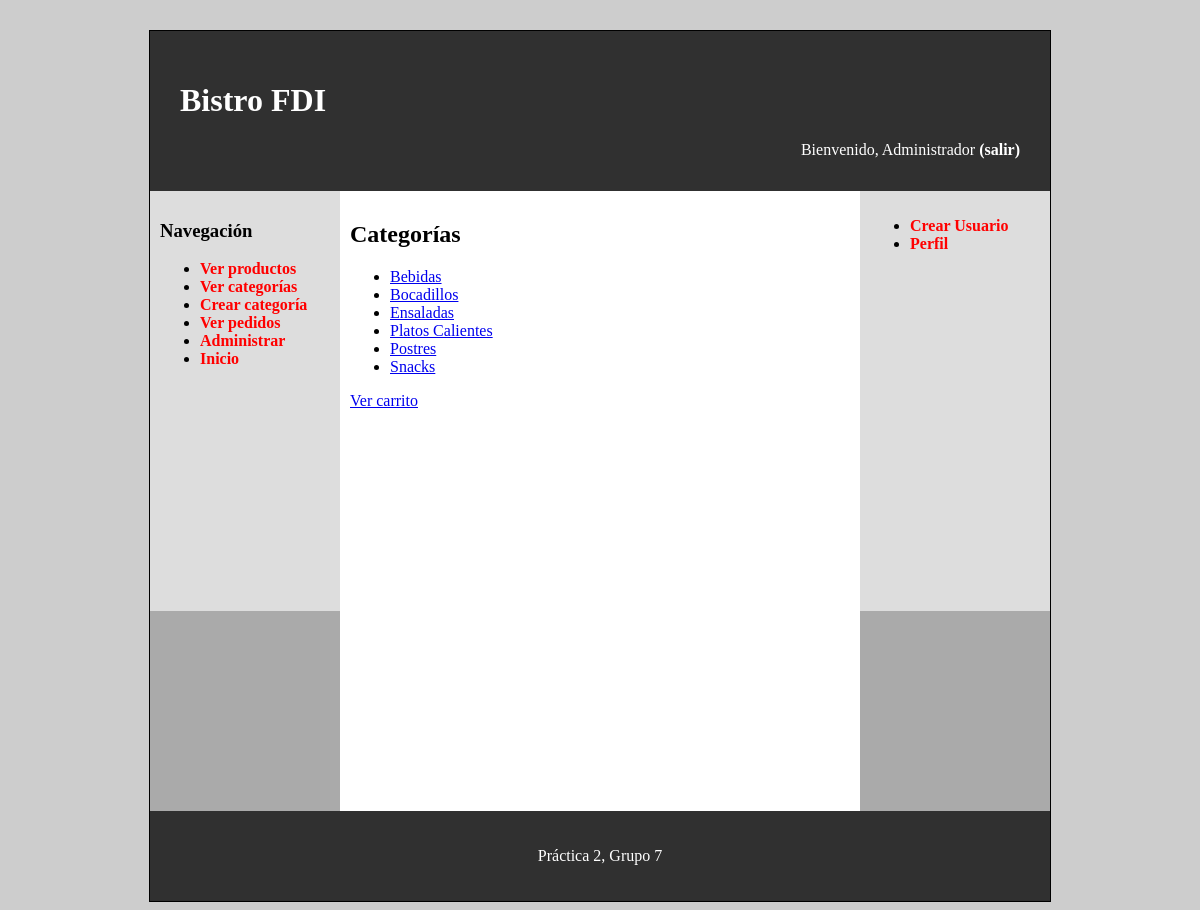
Page /includes/views/pages/pedido.php?pagina=takeAway (signed in) on the committed database.
### tables this page shows
CREATE TABLE `categorias` (
  `id` int(11) NOT NULL,
  `nombre` varchar(100) NOT NULL,
  `descripcion` text NOT NULL,
  `imgCategoriaProd` varchar(255) DEFAULT NULL
);

### includes/class/Categoria.php (called while the page is built, shortened)
<?php
class Categoria
{
    public static function listar()
    {
        $conn = Aplicacion::getInstance()->getConexionBd();
        $sql = "SELECT id, nombre, descripcion, imgCategoriaProd
                FROM categorias
                ORDER BY nombre";
        $rs = $conn->query($sql);
        $categorias = [];
        if ($rs) {
            while ($fila = $rs->fetch_assoc()) {
                $categorias[] = $fila;
            }
        }
        return $categorias;
    }
}

### includes/views/pages/pedido.php (the view, shortened to what this page needs)
<?php
$contenidoPrincipal = "<h2>Categorías</h2>";
$categorias = Categoria::listar();
$contenidoPrincipal .= "<ul>";
foreach ($categorias as $categoria){
$contenidoPrincipal .= "
<li>
<a href='pedido.php?categoria={$categoria['id']}'>
{$categoria['nombre']}
</a>
</li>
";
}
$contenidoPrincipal .= "</ul>";
$contenidoPrincipal .= "<p><a href='carrito.php'>Ver carrito</a></p>";
require __DIR__ . '/plantilla.php';

### css/estilo.css (style rules this page uses)
body { background-color: #CDCDCD; }

### rows in the picture
categorias: nombre "Bebidas"
categorias: nombre "Bocadillos"
categorias: nombre "Ensaladas"
categorias: nombre "Platos Calientes"
categorias: nombre "Postres"
categorias: nombre "Snacks"

### other values in the picture
$_SESSION['nombre'] "Administrador"
